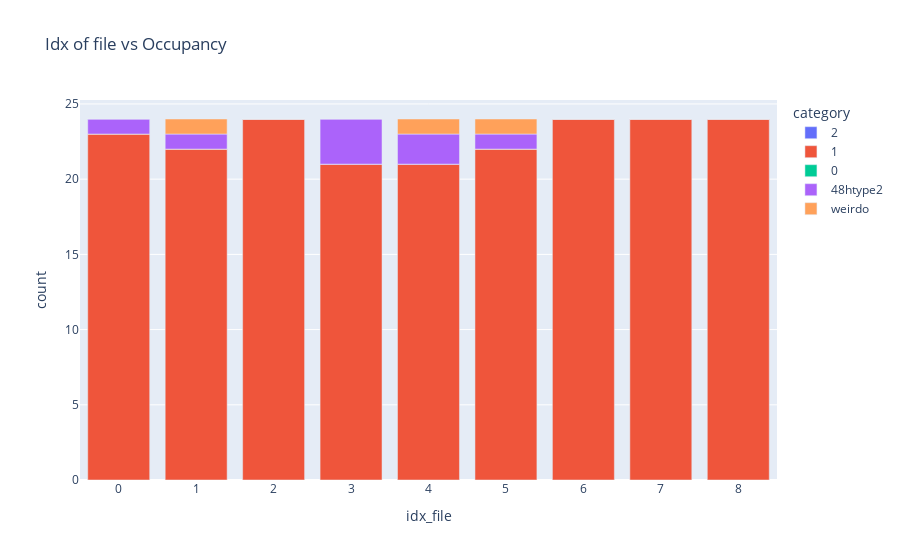

Notebook cell for this chart:
### Code cell
get_occupancy(file_loc_important_cols, coor_structure_init_dict_expanded, tuple_cage_metainfo, direc_restructure_destination, var_filename = "mapLi", el = "Li")
df_occupancy = plot_occupancy(file_loc_important_cols, category_labels_occupancy)

### Figure 1 — Plotly figure (JSON) as saved in the notebook; plotly's stock layout.template omitted (floating-point values rounded to 4 significant figures)
{"data": [{"alignmentgroup": "True", "hovertemplate": "category=2<br>idx_file=%{x}<br>count=%{y}<extra></extra>", "legendgroup": "2", "marker": {"color": "#636efa", "pattern": {"shape": ""}}, "name": "2", "offsetgroup": "2", "orientation": "v", "showlegend": true, "textposition": "auto", "type": "bar", "x": [0, 1, 2, 3, 4, 5, 6, 7, 8], "xaxis": "x", "y": [0, 0, 0, 0, 0, 0, 0, 0, 0], "yaxis": "y"}, {"alignmentgroup": "True", "hovertemplate": "category=1<br>idx_file=%{x}<br>count=%{y}<extra></extra>", "legendgroup": "1", "marker": {"color": "#EF553B", "pattern": {"shape": ""}}, "name": "1", "offsetgroup": "1", "orientation": "v", "showlegend": true, "textposition": "auto", "type": "bar", "x": [0, 1, 2, 3, 4, 5, 6, 7, 8], "xaxis": "x", "y": [23, 22, 24, 21, 21, 22, 24, 24, 24], "yaxis": "y"}, {"alignmentgroup": "True", "hovertemplate": "category=0<br>idx_file=%{x}<br>count=%{y}<extra></extra>", "legendgroup": "0", "marker": {"color": "#00cc96", "pattern": {"shape": ""}}, "name": "0", "offsetgroup": "0", "orientation": "v", "showlegend": true, "textposition": "auto", "type": "bar", "x": [0, 1, 2, 3, 4, 5, 6, 7, 8], "xaxis": "x", "y": [0, 0, 0, 0, 0, 0, 0, 0, 0], "yaxis": "y"}, {"alignmentgroup": "True", "hovertemplate": "category=48htype2<br>idx_file=%{x}<br>count=%{y}<extra></extra>", "legendgroup": "48htype2", "marker": {"color": "#ab63fa", "pattern": {"shape": ""}}, "name": "48htype2", "offsetgroup": "48htype2", "orientation": "v", "showlegend": true, "textposition": "auto", "type": "bar", "x": [0, 1, 2, 3, 4, 5, 6, 7, 8], "xaxis": "x", "y": [1, 1, 0, 3, 2, 1, 0, 0, 0], "yaxis": "y"}, {"alignmentgroup": "True", "hovertemplate": "category=weirdo<br>idx_file=%{x}<br>count=%{y}<extra></extra>", "legendgroup": "weirdo", "marker": {"color": "#FFA15A", "pattern": {"shape": ""}}, "name": "weirdo", "offsetgroup": "weirdo", "orientation": "v", "showlegend": true, "textposition": "auto", "type": "bar", "x": [0, 1, 2, 3, 4, 5, 6, 7, 8], "xaxis": "x", "y": [0, 1, 0, 0, 1, 1, 0, 0, 0], "yaxis": "y"}], "layout": {"barmode": "relative", "legend": {"title": {"text": "category"}, "tracegroupgap": 0}, "title": {"text": "Idx of file vs Occupancy"}, "xaxis": {"anchor": "y", "domain": [0, 1], "title": {"text": "idx_file"}}, "yaxis": {"anchor": "x", "domain": [0, 1], "title": {"text": "count"}}}}
